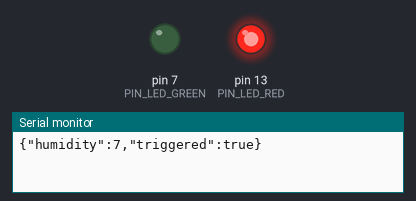
Bench run of a sketch on a simulated Arduino Uno, built with avr-gcc and run on an emulated ATmega328P. On the bench: output pins drawn as LEDs (lit = HIGH), the last lines printed to the serial monitor. Random numbers use the default seed unless the sketch sets one.

Above: at 0.1 s.
At 100.1 s:
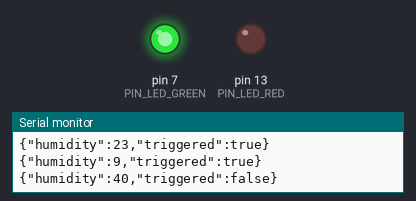
Timing chart, 0 to 121.5 s (numbered marks = the images above):
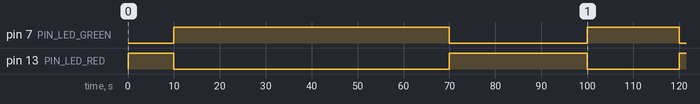

The sketch:

esp8266.ino
```cpp
// #include <ESP8266WiFi.h>
// #include <ESP8266HTTPClient.h>
// #define PIN_LED_GREEN D1
// #define PIN_LED_RED D2

// const char* ssid = "brisa-4475197";
// const char* psswd = "C9QXsAE3";
// int humidity = 0;
// bool triggered = false;

// void setup()
// {
//   Serial.begin(9600);
//   connection();
//   pinMode(PIN_LED_GREEN, OUTPUT);
//   pinMode(PIN_LED_RED, OUTPUT);
// }

// void loop()
// {
//   humidity = generateRandomHumidity();
//   triggered = defineTriggered(humidity);

//   controllLeds(triggered);

//   sendData(humidity, triggered);

//   delay(10000);
// }

// void controllLeds(bool triggered)
// {
//   if(!triggered){
//     digitalWrite(PIN_LED_GREEN, HIGH);
//     digitalWrite(PIN_LED_RED, LOW); }
//   else {
//     digitalWrite(PIN_LED_GREEN, LOW);
//     digitalWrite(PIN_LED_RED, HIGH);
//   }
// }

// int generateRandomHumidity()
// {
//   return random(0, 100);
// }

// bool defineTriggered(int humidity)
// {
//   if(humidity > 25 && humidity < 75){
//     return false;
//   } else {
//     return true;
//   }
// }

// void sendData(int humidity, bool triggered)
// {
//   HTTPClient http;
//   WiFiClient client;
//   http.begin(client, "http://192.168.0.6:8080/api/sensor");
//   http.addHeader("Content-type", "application/json");

//   String json = "{";
//   json += "\"humidity\":" + String(humidity) + ",";
//   json += "\"triggered\":" + String(triggered ? "true" : "false");
//   json += "}";
//   int httpResponse = http.POST(json);

//   Serial.println(httpResponse);
//   http.end();
// }

// void connection()
// {
//   WiFi.begin(ssid, psswd);

//   while(WiFi.status() != WL_CONNECTED){
//   delay(1000);
//   Serial.println("connecting...");
//   }
// }
```

arduino.ino
```cpp
//define ANALOG_PIN A0
#define PIN_LED_GREEN 7
#define PIN_LED_RED 13

bool triggered;
int humidity;

void setup()
{
  Serial.begin(9600);

  pinMode(PIN_LED_GREEN, OUTPUT);
  pinMode(PIN_LED_RED, OUTPUT);
}

void loop()
{
  humidity = generateRandomHumidity();
  triggered = defineTriggered(humidity);

  controllLeds(triggered);

  sendData();

  delay(10000);
}

void sendData()
{
  Serial.print("{\"humidity\":");
  Serial.print(humidity);
  Serial.print(",\"triggered\":");
  Serial.print(triggered ? "true" : "false");
  Serial.println("}");
}

void controllLeds(bool triggered)
{
  if(!triggered){
    digitalWrite(PIN_LED_GREEN, HIGH);
    digitalWrite(PIN_LED_RED, LOW); }
  else {
    digitalWrite(PIN_LED_GREEN, LOW);
    digitalWrite(PIN_LED_RED, HIGH);
  }
}

int generateRandomHumidity()
{
  return random(0, 100);
}

bool defineTriggered(int humidity)
{
  if(humidity > 25 && humidity < 75){
    return false;
  } else {
    return true;
  }
}

// caso tivessemos o sensor fisico
// int readHumidity()
// {
//   return analogRead(ANALOG_PIN);
// }
```

Measured:
- by itself, pin 7 (PIN_LED_GREEN): LOW → HIGH at 10.0 s, → LOW 60.0 s later, → HIGH 30.0 s later, → LOW 20.0 s later
- by itself, pin 13 (PIN_LED_RED): goes HIGH 10.0 s, LOW 60.0 s, HIGH 30.0 s, LOW 20.0 s, then HIGH
